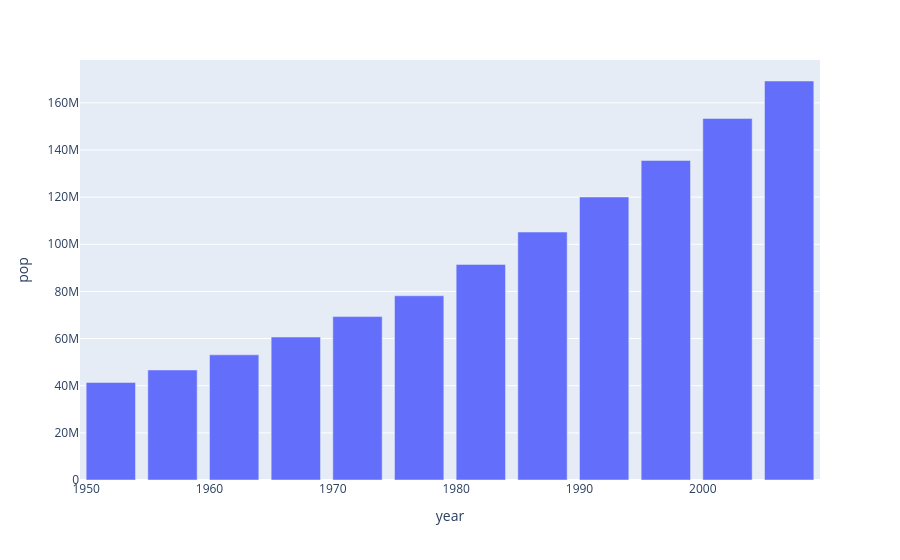

The notebook cell this image was saved under:
### Code cell
# bar chart
# india's pop over the years
temp_df = gap[gap['country'] == 'Pakistan']
px.bar(temp_df,x='year',y='pop')

### Figure 1 — Plotly figure (JSON) as saved in the notebook; plotly's stock layout.template omitted (floating-point values rounded to 4 significant figures)
{"data": [{"alignmentgroup": "True", "hovertemplate": "year=%{x}<br>pop=%{y}<extra></extra>", "legendgroup": "", "marker": {"color": "#636efa", "pattern": {"shape": ""}}, "name": "", "offsetgroup": "", "orientation": "v", "showlegend": false, "textposition": "auto", "type": "bar", "x": [1952, 1957, 1962, 1967, 1972, 1977, 1982, 1987, 1992, 1997, 2002, 2007], "xaxis": "x", "y": [41346560, 46679944, 53100671, 60641899, 69325921, 78152686, 91462088, 105186881, 120065004, 135564834, 153403524, 169270617], "yaxis": "y"}], "layout": {"barmode": "relative", "legend": {"tracegroupgap": 0}, "margin": {"t": 60}, "xaxis": {"anchor": "y", "domain": [0, 1], "title": {"text": "year"}}, "yaxis": {"anchor": "x", "domain": [0, 1], "title": {"text": "pop"}}}}
